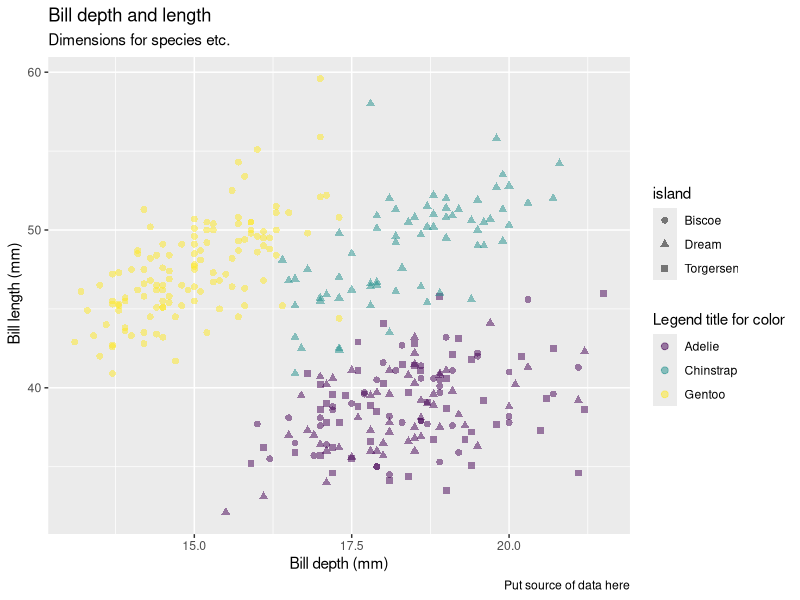
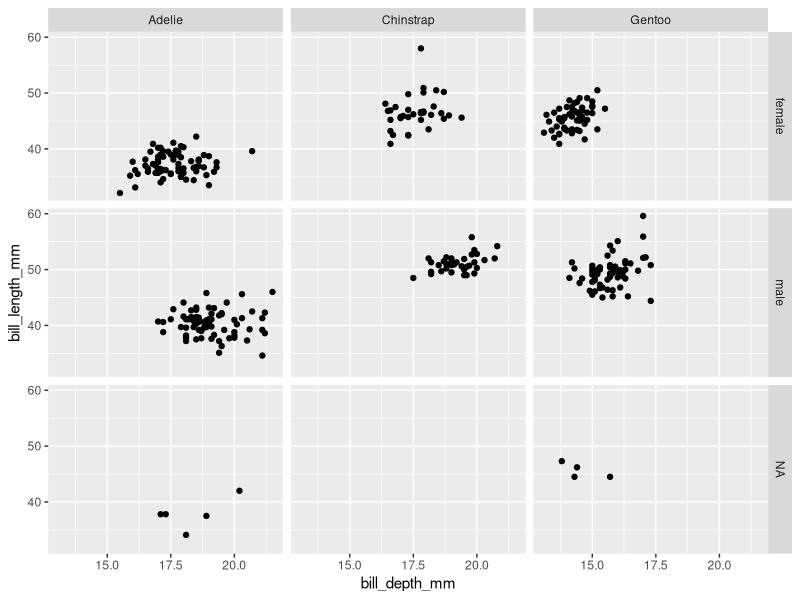
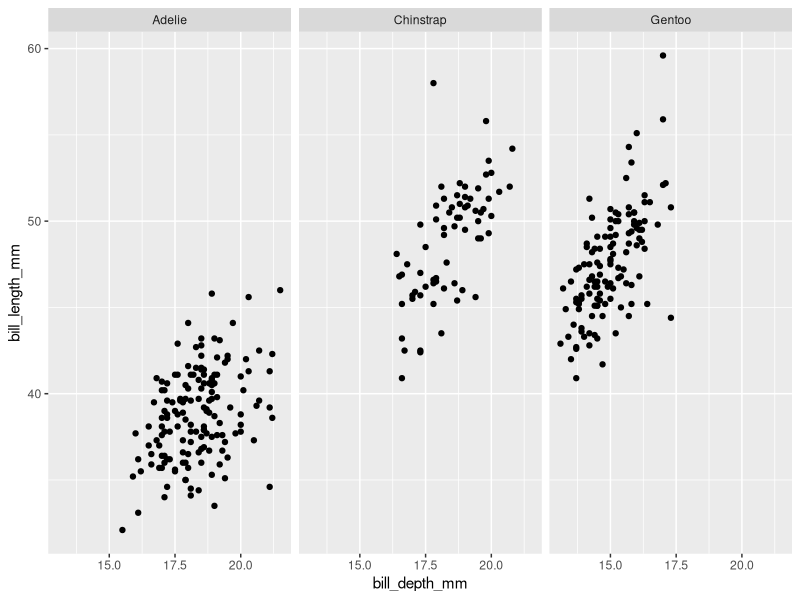
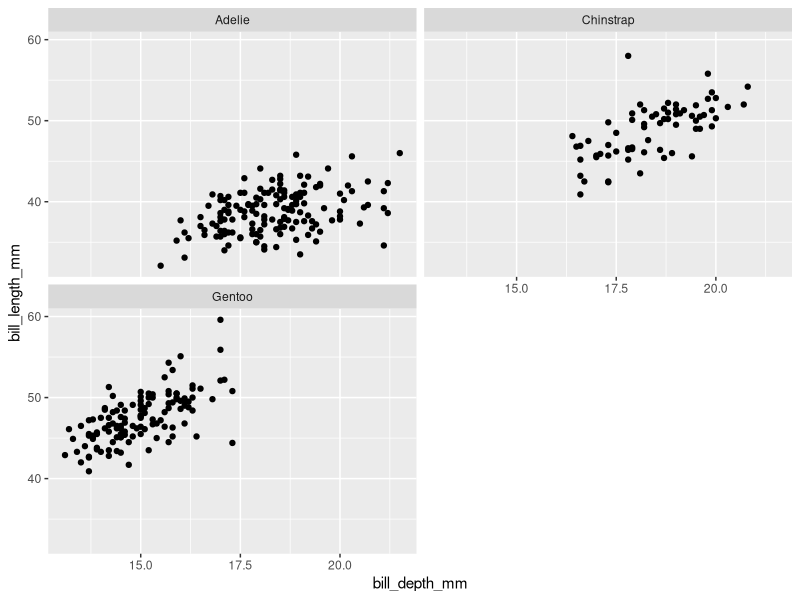
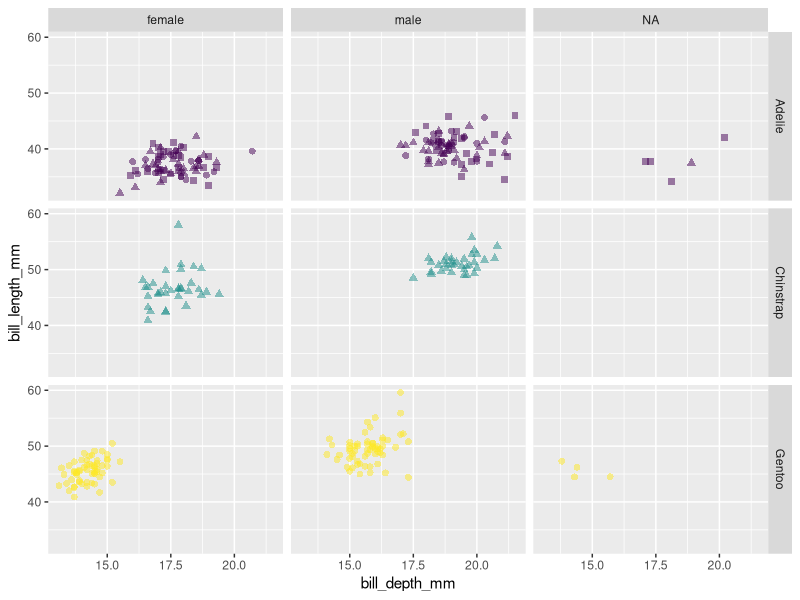

Write the R code that produced these figures, in order.
##########################################
# ggplot notes

# Author Jessica Hunter
# Created February 22, 2022

# this breaks down notes and tips for ggplot

#################################

### aes means aestetics
### geom_XXXX means geometry

library(palmerpenguins)
library(tidyverse)

#### mapping- size shape alpha color based on values of variable go here
          ## mapping= aes(x=, y =, etc......)
#### setting - geom_XXX() - size shape and alpha doesnt depend on variable value 

ggplot(data=penguins,
       mapping = aes(x=bill_depth_mm, # map bill depth to x axis
                     y = bill_length_mm, # map data to y axis
                     color = species, # to rep a color for ea point
                     shape = island)) +  # to add shape to a variable ### can use the same variable
                    # alpha = ## transparency   
   geom_point(size = 2,  # to represent observations w/ a point ## size changes all sizes in graph
             alpha = 0.5) + ## changes all transparencies in graph not based on values
  labs(title = "Bill depth and length", # labs to add labels and title to add title
       subtitle = "Dimensions for species etc.",
       x= "Bill depth (mm)", # label the x axis
       y = " Bill length (mm)", # label y axis
       color = "Legend title for color",
       caption = " Put source of data here")+ ## to add a caption
  scale_colour_viridis_d()


### faceting shows smaller plots of different subsets of data
### facet grid
ggplot(penguins,
       aes(x=bill_depth_mm,
           y = bill_length_mm))+
  geom_point()+
  facet_grid(sex~species)

#### facet wrap
ggplot(penguins,
       aes(x=bill_depth_mm,
           y = bill_length_mm))+
  geom_point()+
  facet_wrap(~species)

# facet wrap with specified col
ggplot(penguins,
       aes(x=bill_depth_mm,
           y = bill_length_mm))+
  geom_point()+
  facet_wrap(~species,
             ncol=2)
### facet and color no legend in mapping

ggplot(data=penguins,
       mapping = aes(x=bill_depth_mm, # map bill depth to x axis
                     y = bill_length_mm, # map data to y axis
                     color = species, # to rep a color for ea point
                     shape = island)) +  # to add shape to a variable ### can use the same variable
  # alpha = ## transparency   
  geom_point(size = 2,  # to represent observations w/ a point ## size changes all sizes in graph
             alpha = 0.5) + ## changes all transparencies in graph not based on values
  scale_color_viridis_d()+
  facet_grid(species~sex)+
  guides(color=FALSE, ## to remove legends
         shape=FALSE)
